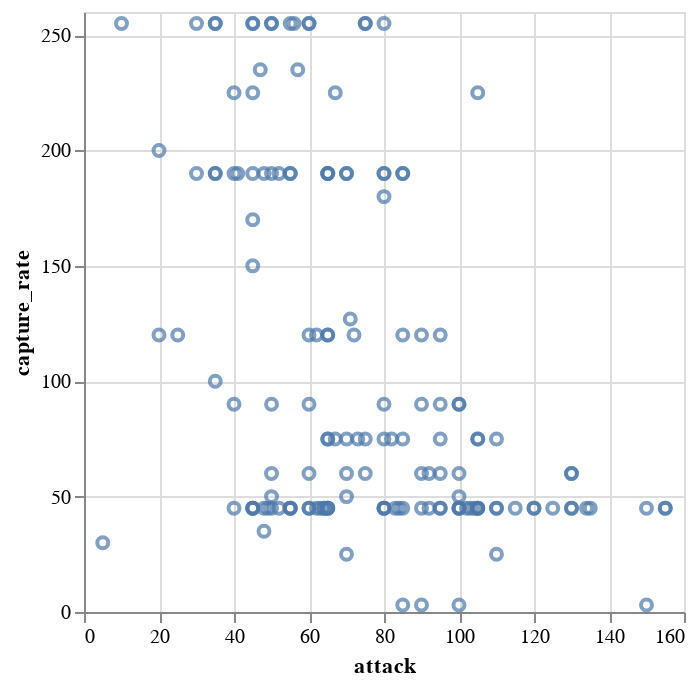

Notebook code for this chart:
### Code cell
# je seltener desto mehr Attack-Punkte?
alt.Chart(df).mark_point().encode(
    x = 'attack',
    y = 'capture_rate', 
    tooltip = ['name']
)

### Figure 1 — Vega-Lite specification as saved in the notebook (floating-point values rounded to 4 significant figures; data arrays with more than 128 entries replaced by an {"elided": "..."} marker saying what was removed)
{"config": {"view": {"continuousWidth": 300, "continuousHeight": 300}}, "data": {"name": "data-cef0747f77f95d9ddc472f4bccef42cd"}, "mark": {"type": "point"}, "encoding": {"tooltip": [{"field": "name", "type": "nominal"}], "x": {"field": "attack", "type": "quantitative"}, "y": {"field": "capture_rate", "type": "quantitative"}}, "$schema": "https://vega.github.io/schema/vega-lite/v5.20.1.json", "datasets": {"data-cef0747f77f95d9ddc472f4bccef42cd": {"elided": "151 records"}}}
